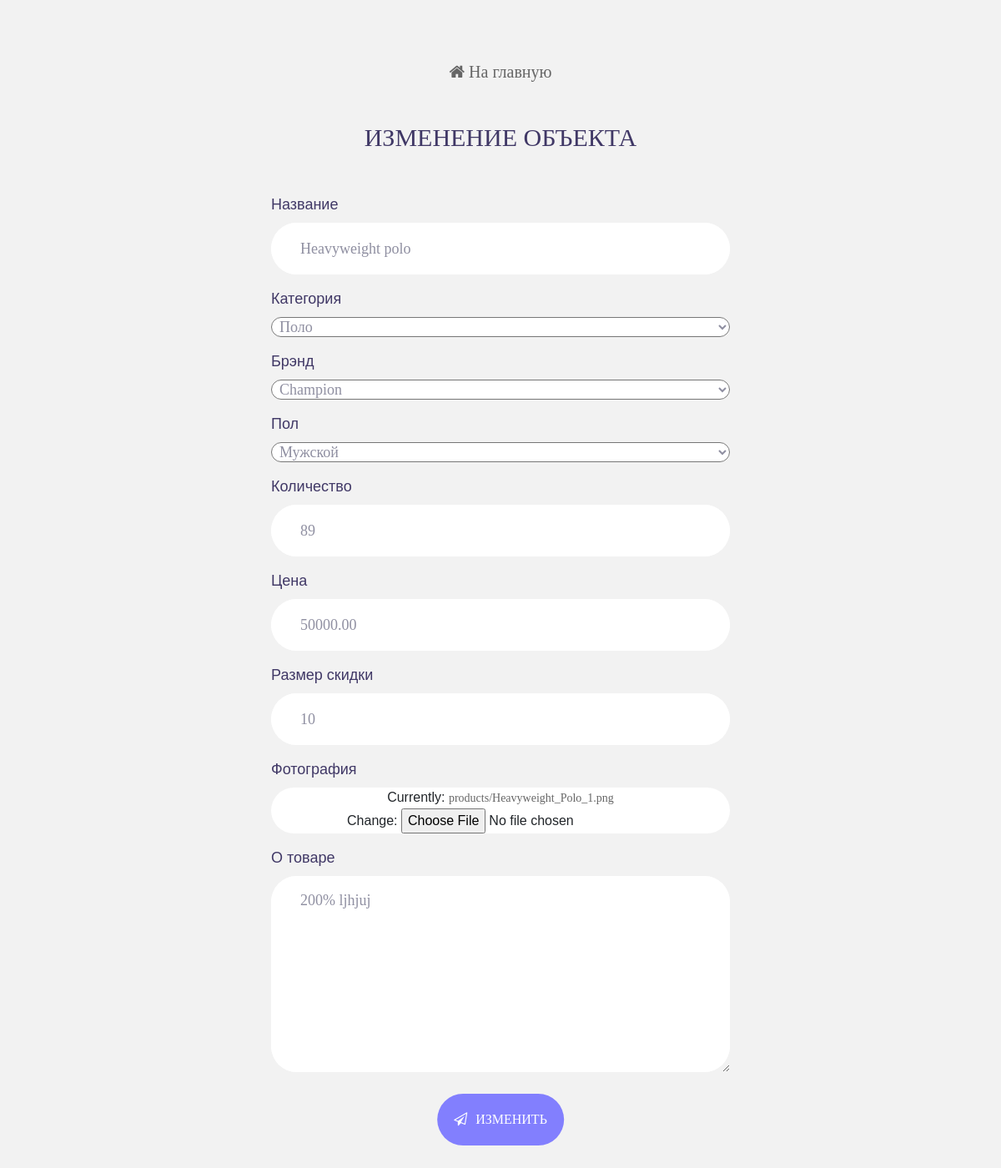
Screenshot of /ssadmin/product/update/2 (signed in) with the database file from the repository.
### shoppage/models.py (models this page shows, shortened)
class Product(models.Model):
    name = models.CharField(max_length=20)
    category = models.ForeignKey('mainpage.Category', on_delete=models.CASCADE)
    brand = models.ForeignKey('mainpage.Brand', on_delete=models.CASCADE)
    sex = models.ForeignKey('mainpage.Sex', on_delete=models.CASCADE)
    images = models.ImageField(upload_to='products')
    cost = models.DecimalField(max_digits=7, decimal_places=2)
    sale = models.PositiveSmallIntegerField()
    quantity = models.PositiveSmallIntegerField()
    description = models.TextField()

### adminapp/views.py (the view)
# urls.py: path('product/update/<int:pk>', views.UpdateProduct.as_view()),
class UpdateProduct(Product, Update):
    form_class = forms.ProductForm
    success_url = '/ssadmin/product'

### adminapp/views.py (called while the page is built)
    def get_context_data(self, **kwargs):
        context = super().get_context_data(**kwargs)
        context['title'] = 'Изменение объекта'
        context['button_txt'] = 'Изменить'
        return context

### mainpage/models.py (called while the page is built)
    def __str__(self):
        return self.name

    def __str__(self):
        return self.name

    def __str__(self):
        return self.name

### adminapp/templates/adminapp/form.html (shortened to what this page needs)
{% extends "base_form.html" %}
{% load static %}
{% block form %}
<span class="contact100-form-title">
	{{ title }}
</span>
{% for field in form %}
	<label for="field.name" style="color: #403866; font-size: 18px;">{{ field.label }}</label>
	<div class="wrap-input100 validate-input" style="text-align:center">
			{{ field }}
	</div>
{% endfor %}
<div class="container-contact100-form-btn">
	<button class="contact100-form-btn">
		<span>
			<i class="fa fa-paper-plane-o m-r-6" aria-hidden="true"></i>
			{{ button_txt }}
		</span>
	</button>
</div>
{% endblock form %}

### adminapp/static/adminapp/css/main.css (style rules this page uses)
* { margin: 0px; padding: 0px; box-sizing: border-box; }
body, html { height: 100%; font-family: Ubuntu-Bold, sans-serif; }
a { font-family: Ubuntu-Bold; font-size: 14px; line-height: 1.7; color: #666666; margin: 0px; transition: all 0.4s; -webkit-transition: all 0.4s; -o-transition: all 0.4s; -moz-transition: all 0.4s; }
input { outline: none; border: none; }
input[type="number"] { -moz-appearance: textfield; appearance: none; -webkit-appearance: none; }
textarea { outline: none; border: none; }
button { outline: none !important; border: none; background: transparent; }
.contact100-form-title { display: block; font-family: Ubuntu-Bold; font-size: 30px; color: #403866; line-height: 1.2; text-transform: uppercase; text-align: center; padding-bottom: 49px; }
.wrap-input100 { width: 100%; background-color: #fff; border-radius: 31px; margin-bottom: 16px; position: relative; z-index: 1; }
.input100 { position: relative; display: block; width: 100%; background: #fff; border-radius: 31px; font-family: Ubuntu-Bold; font-size: 18px; color: #8f8fa1; line-height: 1.2; }
input.input100 { height: 62px; padding: 0 35px 0 35px; }
textarea.input100 { min-height: 169px; padding: 19px 35px 0 35px; }
.container-contact100-form-btn { display: -webkit-box; display: -webkit-flex; display: -moz-box; display: -ms-flexbox; display: flex; flex-wrap: wrap; justify-content: center; padding-top: 10px; }
.contact100-form-btn { display: -webkit-box; display: -webkit-flex; display: -moz-box; display: -ms-flexbox; display: flex; justify-content: center; align-items: center; padding: 0 20px; min-width: 150px; height: 62px; background-color: transparent; border-radius: 31px; font-family: Ubuntu-Bold; font-size: 16px; color: #fff; line-height: 1.2; text-transform: uppercase; -webkit-transition: all 0.4s; -o-transition: all 0.4s; -moz-transition: all 0.4s; transition: all 0.4s; position: relative; z-index: 1; }
.contact100-form-btn::before { content: ""; display: block; position: absolute; z-index: -1; width: 100%; height: 100%; top: 0; left: 50%; -webkit-transform: translateX(-50%); -moz-transform: translateX(-50%); -ms-transform: translateX(-50%); -o-transform: translateX(-50%); transform: translateX(-50%); border-radius: 31px; background-color: #827ffe; pointer-events: none; -webkit-transition: all 0.4s; -o-transition: all 0.4s; -moz-transition: all 0.4s; transition: all 0.4s; }
.validate-input { position: relative; }

### rows the page displays
Product: form "Heavyweight polo" "Поло" "Champion" "Мужской" "89" "50000.00" "10" "200% ljhjuj"

### other values shown
{{ title }} "ИЗМЕНЕНИЕ ОБЪЕКТА"
{{ field.label }} "Название" "Категория" "Брэнд" "Пол" "Количество" "Цена" "Размер скидки" "Фотография" "О товаре"
{{ button_txt }} "ИЗМЕНИТЬ"
